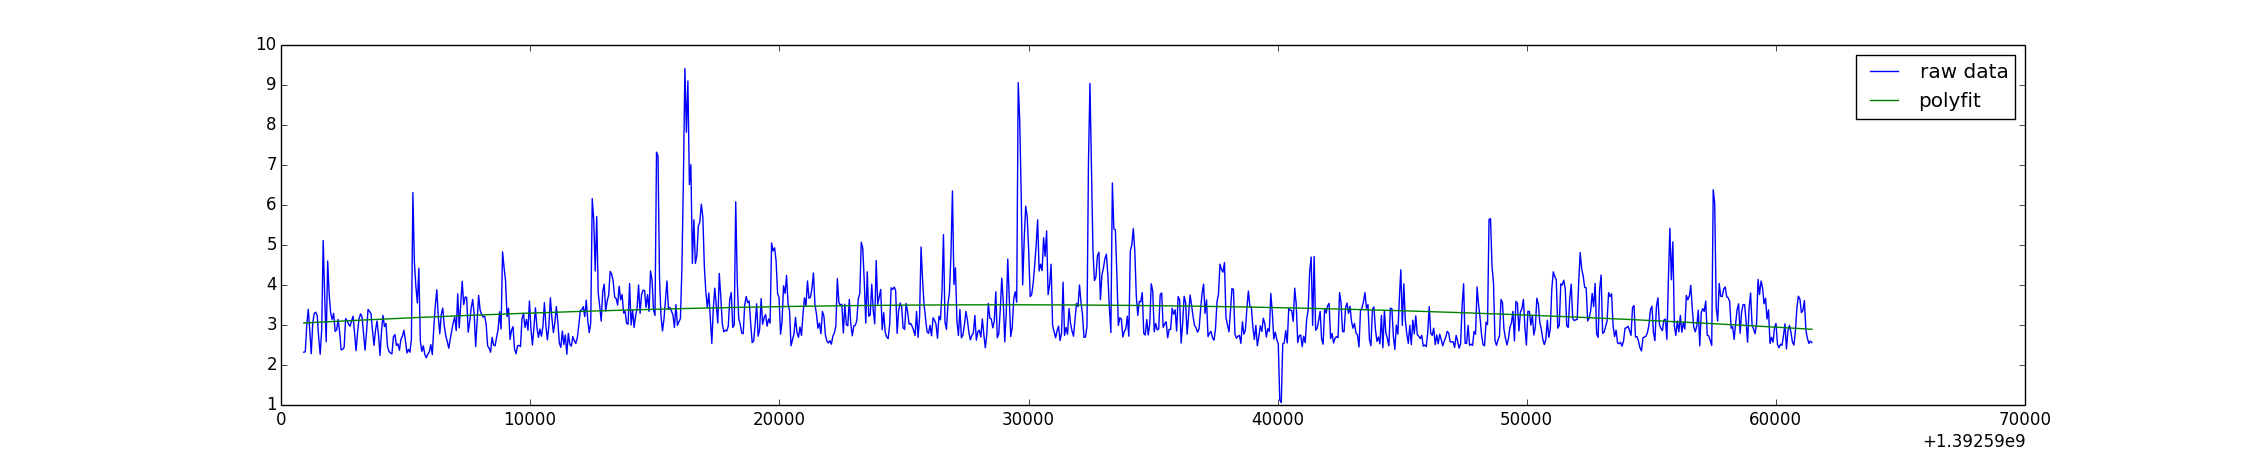

Generate this figure with Python:
from numpy import *
from numpy.random import normal

def poly_regression(x, y, d, module=False):
    m = polyfit(x,y,d)
    if module :
        return poly1d(m)    
    else:
        return poly1d(m)(x) 

if __name__ == '__main__':

    from readjson import read_json
    cpu, cpu_time, mem, mem_time, load, load_time = read_json("host2.json")
    
    x = asarray(cpu_time)
    y = cpu
    n = len(y)
    
    d = 4 
    print  poly_regression(x, y, d, True)
    polyline = poly_regression(x, y, d)
    
    import matplotlib
    matplotlib.use('Agg')
    from pylab import *
    import matplotlib.pyplot as plt
    fig = plt.gcf()
    fig.set_size_inches(22.5,4.5)
    
    plot(x, y,    label="raw data")
    plot(x, polyline, label="polyfit")
    
    legend()
    
    savefig("poly")
    print "Successfully created picture file poly.png"
